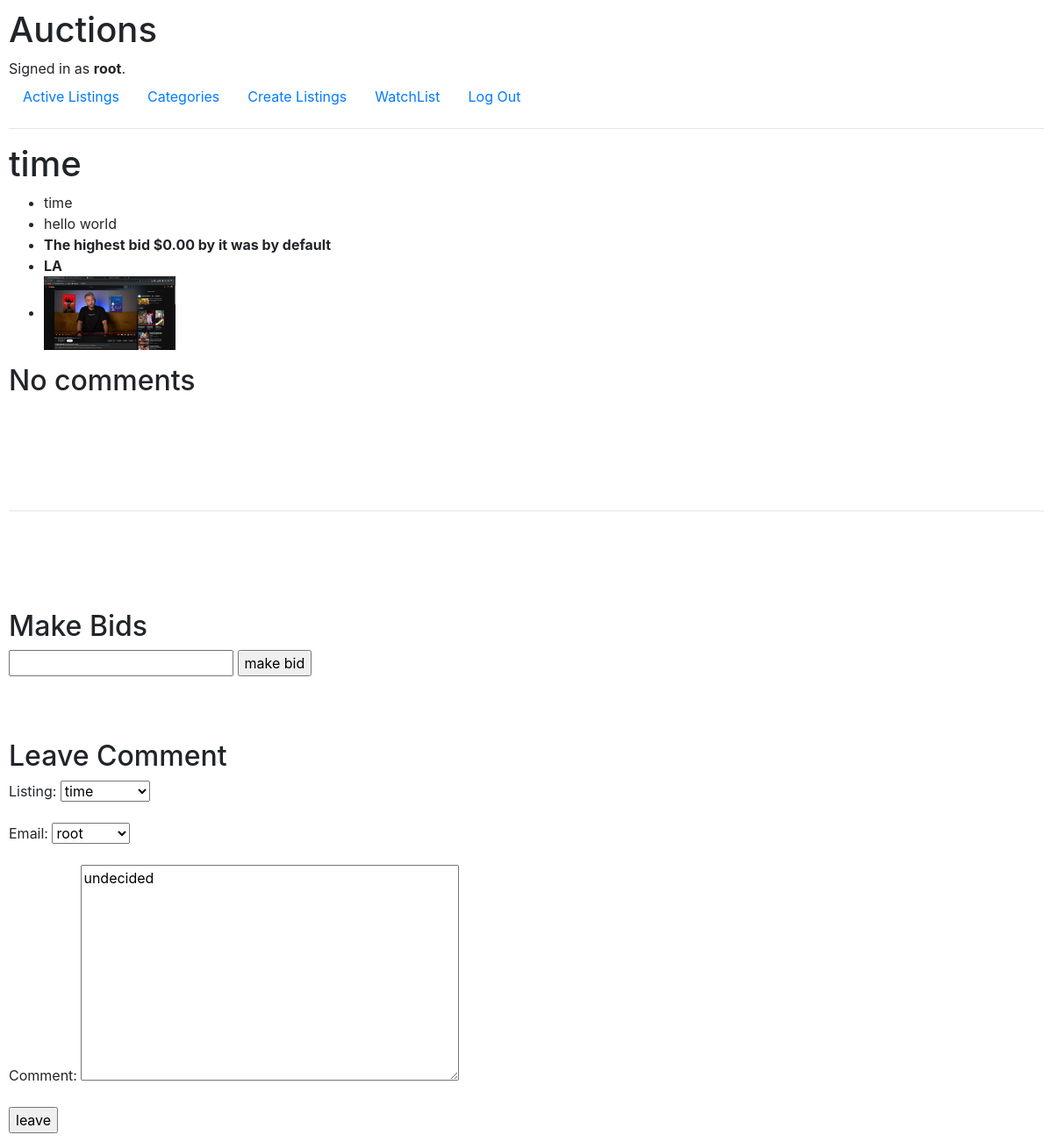
Screenshot of /detail/time/ (signed in) with the database file from the repository.
### auctions/models.py (models this page shows)
class User(AbstractUser):
    email = models.CharField(max_length=255, default="example@gmail.com", unique=True)

class Listings(models.Model):
    title = models.CharField(max_length=255, unique=True, default="undecided")
    description = models.TextField(max_length=900, default="undecided")
    initialBids = models.DecimalField(max_digits=1_000_000, decimal_places=2)
    category = models.CharField(choices=TYPES_AUCTIONS_TUPLE, default=TYPES_AUCTIONS_TUPLE[0], max_length=255)
    image = models.ImageField(upload_to=f"{BASE_DIR}/images")
    user = models.ForeignKey("User", to_field="username", related_name="listingUser", on_delete=models.CASCADE)
    winner = models.ForeignKey("User", to_field="email", on_delete=models.CASCADE, related_name="winner", blank=True, null=True)
    class Meta:
        ordering = ["initialBids", "title"]
    def __str__(self):
        return str(self.title)

### auctions/views.py (the view)
# urls.py: path("detail/<auctionObject>/", views.get_details, name="detail"),
def get_details(request, auctionObject: str):
    try:
        listing = Listings.objects.get(title=auctionObject)
        bids = listing.bids.filter(listing=listing).first()
        comments = Comments.objects.filter(listing=listing)
        userEmail = request.user.email
        listingTitle = listing.title
        print(comments)
    except ObjectDoesNotExist:
        message = "Could not find a bid for this element"
        return render(request, "auctions/message.html", {
            "message": message
        })
    except IndexError:
        return HttpResponseRedirect("/")
    else:
        return render(request, DETAIL_LISTING_PAGE, {"content": listing,
                                                     "bids": bids or "it was by default",
                                                     "form": LeaveComment(email=userEmail, listing=listingTitle),
                                                     "comments": comments
                                                     })

### auctions/form.py
class LeaveComment(forms.ModelForm):
    def __init__(self, email: str = None, listing: str = None, *args, **kwargs):
        super().__init__(*args, **kwargs)
        self.fields["email"].initial = email
        self.fields["listing"].initial = listing
    class Meta:
        model = Comments
        fields = (
            "listing",
            "email",
            "comment"
        )

### auctions/templates/auctions/detail.html (shortened to what this page needs)
{% extends 'auctions/layout.html' %}
{% block body %}
        <h1>
            {{ content.title }}
        </h1>
        <ul>
            <li>
                {{ content.title }}
            </li>
            <li>
                {{ content.description }}
            </li>
            <li>
                <strong>
                    The highest bid ${{ content.initialBids }} by
                        {% if bids.user %}
                            {{ bids.user }}
                        {% else %}
                            {{ bids }}
                        {% endif %}
                </strong>
            </li>
            <li>
                <strong>
                    {{ content.category }}
                </strong>
            </li>
            <li>
                <img src="{{ content.image.url }}" width="150px">
            </li>
        </ul>
        <h2>
            {% if comments %}
            All comment related to this auction
            {% else %}
            No comments
            {% endif %}
        </h2>
        <br><br><br><br>
        <hr>
        <br><br><br><br>
        <h2>
            Make Bids
        </h2>
        <form action="{% url 'make-bid' content.title%}" method="post">
            <input type="number" name="bidAmount">
            <input type="submit" value="make bid">
        </form>
        <br>
        <br>
        <br>
        <h2>
            Leave Comment
        </h2>
        <form action="{% url 'add-comment' content.title%}" method="post">
            {{ form.as_p }}
            <input type="submit" value="leave">
        </form>
{% endblock %}

### auctions/templates/auctions/layout.html (shortened to what this page needs)
{% load static %}
<!DOCTYPE html>
<html lang="en">
    <head>
        <link rel="stylesheet" href="https://stackpath.bootstrapcdn.com/bootstrap/4.4.1/css/bootstrap.min.css">
        <link href="{% static 'auctions/styles.css' %}" rel="stylesheet">
    </head>
    <body>
        <h1>Auctions</h1>
        <div>
            {% if user.is_authenticated %}
                Signed in as <strong>{{ user.username }}</strong>.
            {% else %}
                Not signed in.
            {% endif %}
        </div>
        <ul class="nav">
            <li class="nav-item">
                <a class="nav-link" href="{% url 'index' %}">Active Listings</a>
            </li>
            <li class="new-item">
                <a href="{% url 'categories' %}" class="nav-link">Categories</a>
            </li>
            {% if user.is_authenticated %}
                <li class="nav-item">
                    <a href="{% url 'create-listings' %}" class="nav-link">Create Listings</a>
                </li>
                <li class="nav-item">
                    <a href="{% url 'watchlist' %}" class="nav-link"> WatchList</a>
                </li>
                <li class="nav-item">
                    <a class="nav-link" href="{% url 'logout' %}">Log Out</a>
                </li>
            {% endif %}
        </ul>
        <hr>
        {% block body %}
        {% endblock %}
    </body>
</html>

### auctions/static/auctions/styles.css (style rules this page uses)
body { padding: 10px; }

### rows the page displays
User: username "root", email "root"
Listings: title "time", description "hello world", initialBids "0.00", category "LA", image (picture)

### other values shown
{{ bids }} "it was by default"
